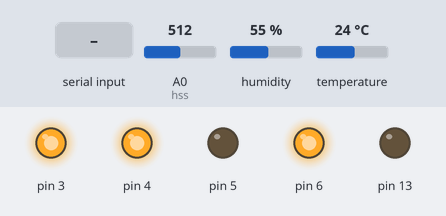
Recording of a sketch running on a simulated Arduino Uno, built with avr-gcc and run on an emulated ATmega328P. Shown: output pins drawn as LEDs (lit = HIGH). The inputs (shaded band) are chosen by the test bench; at power-on: humidity 55 %, temperature 24 °C, A0 (hss) = 512. The local clock reads 2024-03-15 10:24:30 at power-on unless the sketch sets it; what the sketch prints to the serial monitor is not drawn.

Above: at 1.2 s.
1.3 s: "0\n" received over Serial
At 1.8 s:
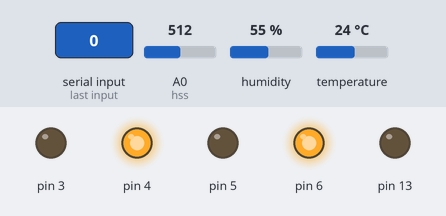
2.8 s: humidity set to 21 %
5.2 s: humidity set to 18 %
At 6.7 s:
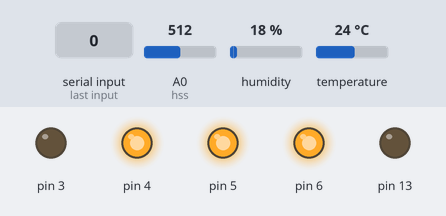
7.6 s: temperature set to 29 °C
11.3 s: temperature set to 32 °C
Timing chart, 0 to 52.1 s (numbered marks = the images above; inputs shaded):
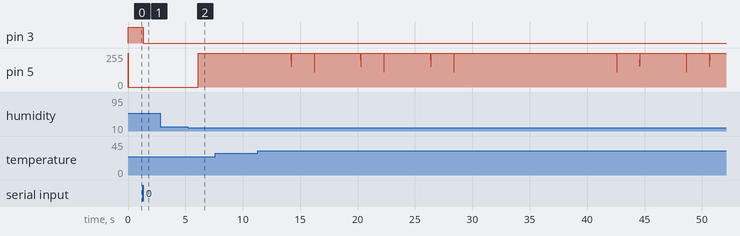

The sketch:

arduino.ino
```cpp
#include <SoftwareSerial.h>
#include <DHT.h>
#include "RTClib.h"
#define RELAY_ON 0
#define RELAY_OFF 1

DHT dht(2, DHT11);
RTC_DS3231 rtc;

int P;
int dataNumber;
int dataFull= 1;
const byte numChars = 32;
char receivedChars[numChars];
boolean newData = false;

char daysOfTheWeek[7][12] = {"Sunday", "Monday", "Tuesday", "Wednesday", "Thursday", "Friday", "Saturday"};
float t = 0;float tmax = 0;float tmin = 0;
float hum = 0;float huMax = 0;float huMin = 0;
float hs = 0;float hmax = 0;float hmin = 0;
int thresholdValue = 800;
int sensorValue;
int hss = A0;

String data;
String a="a";

int lightSend= 0;
int tempSend= 2;
int humSend= 3;
int estado;
int hourData;
int minuteData;

int rele3;
int rele4;
int rele5;
int rele6;

SoftwareSerial espSerial(8, 9);


void setup () {

digitalWrite (3, RELAY_OFF);
digitalWrite (4, RELAY_OFF);
digitalWrite (5, RELAY_OFF);
digitalWrite (6, RELAY_OFF);
pinMode (3, OUTPUT);
pinMode (4, OUTPUT);
pinMode (5, OUTPUT);
pinMode (6, OUTPUT);
pinMode(13,OUTPUT);
pinMode(hss, INPUT);
pinMode(A0+1,INPUT);

Serial.begin(115200);
espSerial.begin(115200);

while (!Serial) {;}


dht.begin();
t = dht.readTemperature();;
hum = dht.readHumidity();;
sensorValue = analogRead(hss);
//delay(2000);

if (! rtc.begin()) {Serial.println("Couldn't find RTC");while (1);}
//if (rtc.lostPower()) {Serial.println("RTC lost power, lets set the time!");rtc.adjust(DateTime(2021, 6, 2, 16, 0, 0)); }
//rtc.adjust(DateTime(2021, 11, 1, 11, 48, 0));
consoleStart();

}

void loop () {


recvWithEndMarker();
showNewNumber();
sendData();
//configSens();
console();
configSens();
//delay(1000);
}


void configSens() {

DateTime now = rtc.now();

hourData=(now.hour(), DEC);
//Relay 3: Luz
//Relay 4: Calefaccion
//Relay 5: Ventiladores
//Relay 6: Agua

if((now.hour() > hmin)  &&  (now.hour() < hmax)){digitalWrite (3, RELAY_ON); lightSend=1; rele3=1;}
else{digitalWrite (3, RELAY_OFF);lightSend= 0;rele3=0;}

if(t < tmin){digitalWrite(4,RELAY_ON);rele4=1;}
if(t > tmax){digitalWrite(4,RELAY_OFF);digitalWrite(5,RELAY_ON);rele4=0;rele5=1;}
tempSend=dht.readTemperature();
t=dht.readTemperature();

if(hum > 80){digitalWrite(5,RELAY_ON);}
if(hum < huMin){digitalWrite(5,RELAY_OFF);rele5=0;}
humSend=dht.readHumidity();
hum=dht.readHumidity();

if(sensorValue > thresholdValue){digitalWrite (6, RELAY_ON);rele6=1;}
else {digitalWrite (6, RELAY_OFF);rele6=0;}
sensorValue = analogRead(hss);
//delay(3000);
//_loop();
}

//Recepcion

void recvWithEndMarker() {
static byte ndx = 0;
char endMarker = '\n';
char rc;

if (Serial.available() > 0) {

rc = Serial.read();

if (rc != endMarker) {receivedChars[ndx] = rc;ndx++;
if (ndx >= numChars) {ndx = numChars - 1;}}
else {receivedChars[ndx] = '\0';ndx = 0; newData = true; showNewNumber();}}

}


void showNewNumber() {
if (newData == true) {
dataNumber = 0;dataNumber = atoi(receivedChars);
Serial.print("This just in ... ");
Serial.println(receivedChars);
Serial.print("Data as Number ... ");
Serial.println(dataNumber);
if (dataNumber > 0) {estado=dataNumber;}
newData = false;
setS();
}}


//Transmision

void sendData(){


 DateTime now = rtc.now();
data= String("<")+String("a")+String(",")+int(estado)+String(",")+int(tempSend)+String(",")+int(humSend)+String(",")+int(lightSend)+String(",")+(now.hour())+String(">");
espSerial.println(data);
Serial.println(data);
//espSerial.println("<hola, 1, 2, 3, 1>");//sistemas, temp, humedad, luz
}

//Ejecucion

void setS(){

if (dataNumber > 0) {
dataFull=dataNumber;}

if(dataNumber == 0){//default
tmin= 20;tmax= 30;
hmin= 8;hmax= 18;
huMin= 20;huMax= 60;
}

if(dataNumber == 1){//rucula
tmin= 13;tmax= 18;
hmin= 8;hmax= 19;
huMin= 20;huMax= 60;
}

if(dataNumber == 2){//lechuga
tmin= 16;tmax= 20;
hmin= 8;hmax= 18;
huMin= 20;huMax= 60;
}

if(dataNumber == 3){//apio
tmin= 19;tmax= 23;
hmin= 8;hmax= 18;
huMin= 20;huMax= 60;
}

if(dataNumber == 4){//cebolla
tmin= 20;tmax= 25;
hmin= 7;hmax= 19;
huMin= 20;huMax= 60;
}}

//Inicio

void consoleStart(){
Serial.print("Iniciando sistemas...");
Serial.println();
}

//Consola

void console(){
DateTime now = rtc.now();
Serial.print(now.year(), DEC);Serial.print('/');Serial.print(now.month(), DEC);Serial.print('/');Serial.print(now.day(), DEC);
Serial.print(" (");Serial.print(daysOfTheWeek[now.dayOfTheWeek()]);Serial.print(") ");
Serial.print(now.hour(), DEC);Serial.print(':');Serial.print(now.minute(), DEC);Serial.print(':');Serial.print(now.second(), DEC);
Serial.print(" Temp:");Serial.print(dht.readTemperature(), DEC);
Serial.print(" Humedad:");Serial.print(dht.readHumidity(), DEC);
Serial.print(" Humedad Suelo:");Serial.print(sensorValue);
Serial.print(" Tmax:");Serial.print(tmax);
Serial.print(" Tmin:");Serial.print(tmin);
Serial.println();
Serial.print(" rele3:");Serial.print(rele3);
Serial.print(" rele4:");Serial.print(rele4);
Serial.print(" rele5:");Serial.print(rele5);
Serial.print(" rele6:");Serial.print(rele6);
Serial.print(" hum:");Serial.print(hum);
Serial.print(" hum:");Serial.print(huMax);
Serial.print(" t:");Serial.print(t);
//delay(5000);
}
```

Measured:
- the behaviour switches between 20 and 19 % on humidity (found by bisection; images 1 and 2)
- after the input at 1.3 s, pin 3: HIGH → LOW at once
- after the input at 5.2 s, pin 5: 0/255 → 255/255 after 0.91 s
